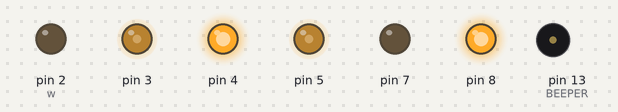
The sketch below on a simulated Arduino Uno, built with avr-gcc and run on an emulated ATmega328P. Parts: output pins drawn as LEDs (lit = HIGH), buzzer (waves = sounding, pin HIGH).

Above: at 0.1 s.
Timing chart, 0 to 1.6 s (numbered marks = the images above):
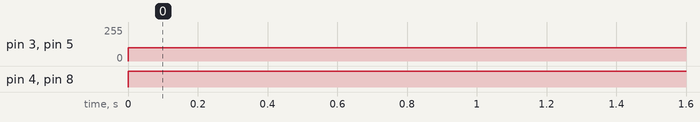

Measured:
- by itself, pin 3, pin 5: 0/255 → 100/255 at 0.00 s
- by itself, pin 4, pin 8: LOW → HIGH at 0.00 s

The sketch:

lab3.ino
```cpp
#include "Wheels.h"

Wheels w;

void setup()
{
  w.setTimer();
  w.attach(2, 4, 3, 7, 8, 5);
}

void loop()
{
  w.setSpeed(100);
  w.back();
}
```

Wheels.cpp
```cpp
#include <Arduino.h>
#include "TimerOne.h"

#include "Wheels.h"


#define SET_MOVEMENT(side,f,b) digitalWrite( side[0], f);\
                               digitalWrite( side[1], b)

#define BEEPER 13

Wheels::Wheels()
{
}

void Wheels::attachRight(int pF, int pB, int pS)
{
    pinMode(pF, OUTPUT);
    pinMode(pB, OUTPUT);
    pinMode(pS, OUTPUT);
    this->pinsRight[0] = pF;
    this->pinsRight[1] = pB;
    this->pinsRight[2] = pS;
}


void Wheels::attachLeft(int pF, int pB, int pS)
{
    pinMode(pF, OUTPUT);
    pinMode(pB, OUTPUT);
    pinMode(pS, OUTPUT);
    this->pinsLeft[0] = pF;
    this->pinsLeft[1] = pB;
    this->pinsLeft[2] = pS;
}

void Wheels::setSpeedRight(uint8_t s)
{
    analogWrite(this->pinsRight[2], s);
}

void Wheels::setSpeedLeft(uint8_t s)
{
    analogWrite(this->pinsLeft[2], s);
}

void Wheels::setSpeed(uint8_t s)
{
    setSpeedLeft(s);
    setSpeedRight(s);
    this->curSpeed = s;
}

void Wheels::attach(int pRF, int pRB, int pRS, int pLF, int pLB, int pLS)
{
    this->attachRight(pRF, pRB, pRS);
    this->attachLeft(pLF, pLB, pLS);
}

void Wheels::forwardLeft()
{
    SET_MOVEMENT(pinsLeft, HIGH, LOW);
}

void Wheels::forwardRight()
{
    SET_MOVEMENT(pinsRight, HIGH, LOW);
}

void Wheels::backLeft()
{
    SET_MOVEMENT(pinsLeft, LOW, HIGH);
}

void Wheels::backRight()
{
    SET_MOVEMENT(pinsRight, LOW, HIGH);
}

void Wheels::forward()
{
    this->forwardLeft();
    this->forwardRight();
}

void Wheels::back()
{
    this->backLeft();
    this->backRight();

    this->updateTimer();
}

void Wheels::stopLeft()
{
    SET_MOVEMENT(pinsLeft, LOW, LOW);
}

void Wheels::stopRight()
{
    SET_MOVEMENT(pinsRight, LOW, LOW);
}

void Wheels::stop()
{
    this->stopLeft();
    this->stopRight();
}

void Wheels::setTimer()
{
  pinMode(this->beeper, OUTPUT);
  Timer1.initialize();

}


static void Wheels::doBeep()
{
  digitalWrite(BEEPER, digitalRead(BEEPER) ^ 1);
}

void Wheels::updateTimer()
{
  Timer1.detachInterrupt();
  Timer1.attachInterrupt(Wheels::doBeep, 500000);
}
```

Wheels.h
```cpp
/*
 * prosta implementacja klasy obsługującej
 * silniki pojazdu za pośrednictwem modułu L298
 *
 * Sterowanie odbywa się przez:
 * 1)  powiązanie odpowiednich pinów I/O Arduino metodą attach()
 * 2)  ustalenie prędkości setSpeed*()
 * 3)  wywołanie funkcji ruchu
 *
 * TODO:
 *  - zabezpieczenie przed ruchem bez attach()
 *  - ustawienie domyślnej prędkości != 0
 */


#include <Arduino.h>
#include "TimerOne.h"


#ifndef Wheels_h
#define Wheels_h


class Wheels {
    public:
        Wheels();
        /*
         *  pinForward - wejście "naprzód" L298
         *  pinBack    - wejście "wstecz" L298
         *  pinSpeed   - wejście "enable/PWM" L298
         */
        void attachRight(int pinForward, int pinBack, int pinSpeed);
        void attachLeft(int pinForward, int pinBack, int pinSpeed);
        void attach(int pinRightForward, int pinRightBack, int pinRightSpeed,
                    int pinLeftForward, int pinLeftBack, int pinLeftSpeed);
        /*
         *  funkcje ruchu
         */
        void forward();
        void forwardLeft();
        void forwardRight();
        void back();
        void backLeft();
        void backRight();
        void stop();
        void stopLeft();
        void stopRight();
        /*
         *  ustawienie prędkości obrotowej (przez PWM)
         *   - minimalna efektywna wartość 60
         *      może zależeć od stanu naładowania baterii
         */
        void setSpeed(uint8_t);
        void setSpeedRight(uint8_t);
        void setSpeedLeft(uint8_t);

        void setTimer();
        static void doBeep();
        void updateTimer();

    private:
        int pinsRight[3];
        int pinsLeft[3];
        const int beeper = 13;
        int curSpeed;
};


#endif
```
